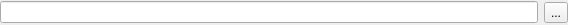
<ui version="4.0" >
 <class>TopicWidget</class>
 <widget class="QWidget" name="TopicWidget" >
  <property name="geometry" >
   <rect>
    <x>0</x>
    <y>0</y>
    <width>568</width>
    <height>25</height>
   </rect>
  </property>
  <property name="sizePolicy" >
   <sizepolicy vsizetype="Preferred" hsizetype="Preferred" >
    <horstretch>0</horstretch>
    <verstretch>0</verstretch>
   </sizepolicy>
  </property>
  <property name="minimumSize" >
   <size>
    <width>0</width>
    <height>0</height>
   </size>
  </property>
  <property name="baseSize" >
   <size>
    <width>0</width>
    <height>0</height>
   </size>
  </property>
  <property name="windowTitle" >
   <string>Form</string>
  </property>
  <layout class="QHBoxLayout" >
   <property name="leftMargin" >
    <number>0</number>
   </property>
   <property name="topMargin" >
    <number>0</number>
   </property>
   <property name="rightMargin" >
    <number>0</number>
   </property>
   <property name="bottomMargin" >
    <number>0</number>
   </property>
   <item>
    <widget class="QLineEdit" name="topicLineEdit" />
   </item>
   <item>
    <widget class="QToolButton" name="topicEditButton" >
     <property name="text" >
      <string>...</string>
     </property>
    </widget>
   </item>
  </layout>
 </widget>
 <resources/>
 <connections/>
</ui>
